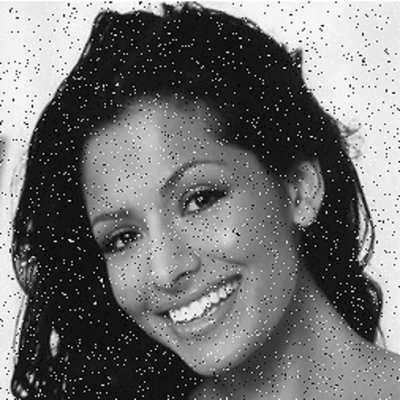
#> input picture Lab_2/face_noisy.png, 400 x 400 px
$ python filters.py
#> lines starting #> are read from the running program, lines starting #| are printed output that depends on the picture
import cv2
import matplotlib.pyplot as plt
images = []
image = cv2.imread("face_noisy.png")
#> image is the input picture: shape (400, 400, 3); min 0, max 255, mean 112.7
greyimg = cv2.cvtColor(image,cv2.COLOR_RGBA2GRAY)
sig2 = cv2.GaussianBlur(greyimg,(0,0),2)
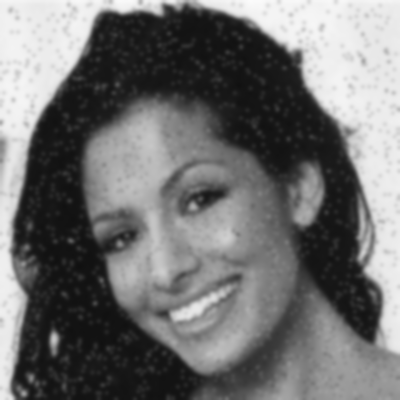
#> sig2: shape (400, 400); min 16, max 251, mean 112.7
sig5 = cv2.GaussianBlur(greyimg,(0,0),5)
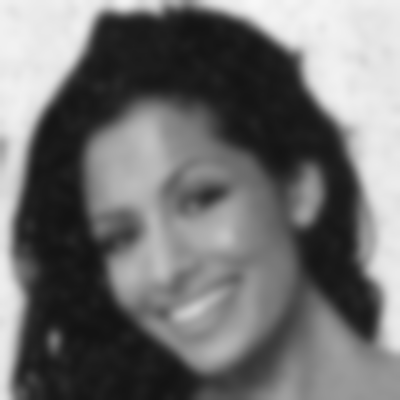
#> sig5: shape (400, 400); min 19, max 248, mean 112.7
sig10 = cv2.GaussianBlur(greyimg,(0,0),10)
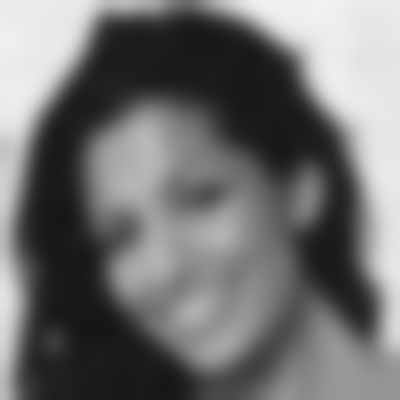
#> sig10: shape (400, 400); min 21, max 241, mean 112.7
images.append(greyimg)
images.append(sig2)
images.append(sig5)
images.append(sig10)


for i in range(4):
    plt.subplot(2,2,1+i)
    plt.imshow(images[i],cmap="Greys_r")

plt.show()
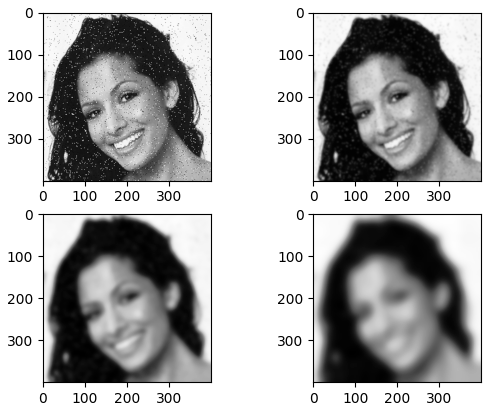
#> figure drawn by matplotlib, 4 panels

$ run again, with Lab_2/face.png copied over Lab_2/face_noisy.png
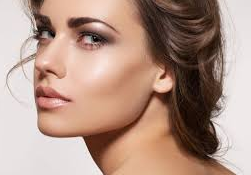
#> input picture Lab_2/face.png, 251 x 175 px
#> image is the input picture: shape (175, 251, 3); mean B, G, R 134.3, 148.1, 177.5
#> `sig5 = cv2.GaussianBlur(greyimg,(0,0),5)`:
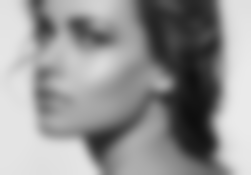
#> sig5: shape (175, 251); min 14, max 234, mean 147.4
#> `sig10 = cv2.GaussianBlur(greyimg,(0,0),10)`:
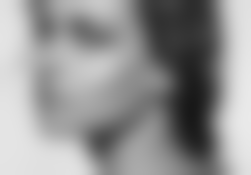
#> sig10: shape (175, 251); min 24, max 234, mean 147.4
